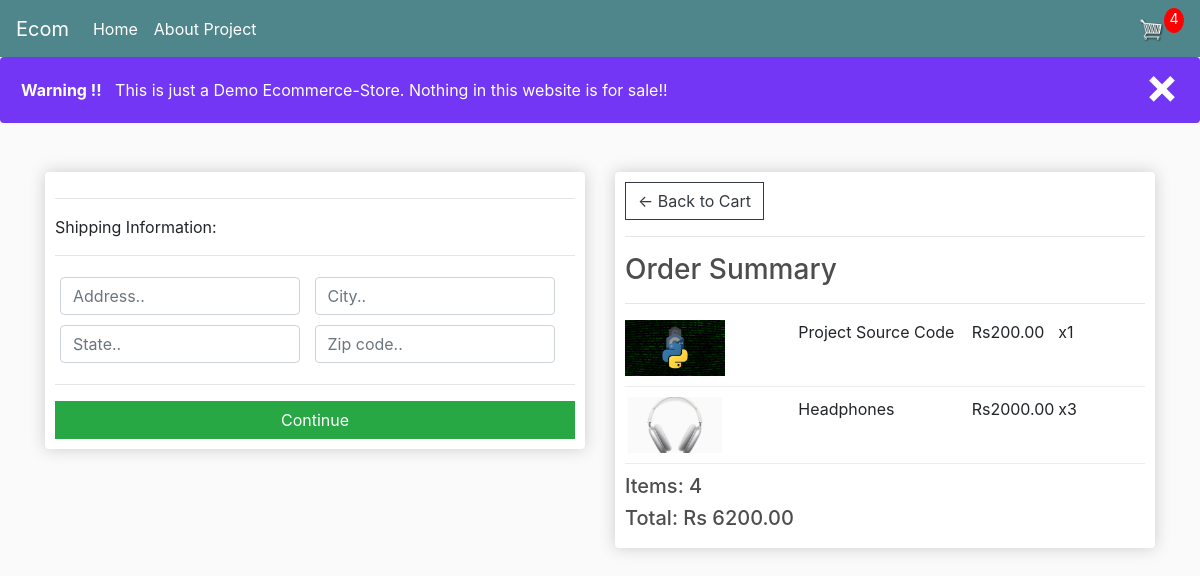
Screenshot of /checkout/ (signed in) with the database file from the repository.
### store/models.py (models this page shows, shortened)
class OrderItem(models.Model):
	product = models.ForeignKey(Product, on_delete=models.SET_NULL, null=True)
	order = models.ForeignKey(Order, on_delete=models.SET_NULL, null=True)
	quantity = models.IntegerField(default=0, null=True, blank=True)
	date_added = models.DateTimeField(auto_now_add=True)
	@property
	def get_total(self):
		total = self.product.price * self.quantity
		return total

class Product(models.Model):
	name = models.CharField(max_length=200)
	price = models.DecimalField(max_digits=7, decimal_places=2)
	digital = models.BooleanField(default=False,null=True, blank=True)
	image = models.ImageField(null=True, blank=True)
	@property
	def imageURL(self):
		try:
			url = self.image.url
		except:
			url = ''
		return url

class Order(models.Model):
	customer = models.ForeignKey(Customer, on_delete=models.SET_NULL, null=True, blank=True)
	date_ordered = models.DateTimeField(auto_now_add=True)
	complete = models.BooleanField(default=False)
	transaction_id = models.CharField(max_length=100, null=True)
	@property
	def shipping(self):
		shipping = False
		orderitems = self.orderitem_set.all()
		for i in orderitems:
			if i.product.digital == False:
				shipping = True
		return shipping
	@property
	def get_cart_total(self):
		orderitems = self.orderitem_set.all()
		total = sum([item.get_total for item in orderitems])
		return total
	@property
	def get_cart_items(self):
		orderitems = self.orderitem_set.all()
		total = sum([item.quantity for item in orderitems])
		return total

### store/views.py (the view)
# urls.py: path('checkout/', views.checkout, name="checkout"),
def checkout(request):
    data  = cartData(request)
    cartItems = data['cartItems']
    order = data['order']
    items = data['items']
    context = {'items':items, 'order':order, 'cartItems':cartItems, 'shipping':False}
    return render(request, 'store/checkout.html', context)

### store/utils.py (called while the page is built)
def cartData(request):
    if request.user.is_authenticated:
        customer = request.user.customer
        order, created = Order.objects.get_or_create(customer=customer, complete=False)
        items = order.orderitem_set.all()
        cartItems = order.get_cart_items
    else:
        cookieData = cookieCart(request)
        cartItems = cookieData['cartItems']
        order = cookieData['order']
        items = cookieData['items']
    return {'cartItems':cartItems, 'order':order, 'items':items}

### store/templates/store/checkout.html (shortened to what this page needs)
{%extends 'store/main.html'%}
{%load static%}
{%block content%}
<div class="row">
	<div class="col-lg-6">
		<div class="box-element" id="form-wrapper">
            <form id="form">
                <div id="shipping-info">
                    <hr>
                    <p>Shipping Information:</p>
                    <hr>
                    <div class="form-field">
                        <input class="form-control" type="text" name="address" placeholder="Address..">
                    </div>
                    <div class="form-field">
                        <input class="form-control" type="text" name="city" placeholder="City..">
                    </div>
                    <div class="form-field">
                        <input class="form-control" type="text" name="state" placeholder="State..">
                    </div>
                    <div class="form-field">
                        <input class="form-control" type="text" name="zipcode" placeholder="Zip code..">
                    </div>
                </div>
                <hr>
                <input id="form-button" class="btn btn-success btn-block" type="submit" value="Continue">
            </form>
		</div>
        <br>
	</div>
	<div class="col-lg-6">
		<div class="box-element">
            <a  class="btn btn-outline-dark" href="{% url 'cart' %}">&#x2190; Back to Cart</a>
            <hr>
            <h3>Order Summary</h3>
            <hr>
            {%for item in items%}
            <div class="cart-row">
                <div style="flex:2"><img class="row-image" src="{{item.product.imageURL}}"></div>
                <div style="flex:2"><p>{{item.product.name}}</p></div>
                <div style="flex:1"><p>Rs{{item.product.price}}</p></div>
                <div style="flex:1"><p>x{{item.quantity}}</p></div>
            </div>
            {%endfor%}
            <h5>Items:   {{order.get_cart_items}}</h5>
            <h5>Total:   Rs {{order.get_cart_total}}</h5>
        </div>
	</div>
</div>
{%endblock content%}

### static/css/main.css (style rules this page uses)
body { background-color: hsl(0, 0%, 98%); }
h1,h2,h3,h4,h5,h6 { color:hsl(0, 0%, 30%); }
.box-element { box-shadow:hsl(0, 0%, 80%) 0 0 16px; background-color: #fff; border-radius: 4px; padding: 10px; }
.col-lg-4, .col-lg-6, .col-lg-8, .col-lg-12 { margin-top: 10px; }
.btn { border-radius: 0; }
.row-image { width: 100px; }
.form-field { width:250px; display: inline-block; padding: 5px; }
.cart-row { display: flex; align-items: flex-stretch; padding-bottom: 10px; margin-bottom: 10px; border-bottom: 1px solid #ececec; }

### rows the page displays
OrderItem: product.imageURL (picture), product.name "Project Source Code", product.price "200.00", quantity "1"
OrderItem: product.imageURL (picture), product.name "Headphones", product.price "2000.00", quantity "3"
Order: get_cart_items "4", get_cart_total "6200.00"

### other values shown
{{ cartItems }} "4"
